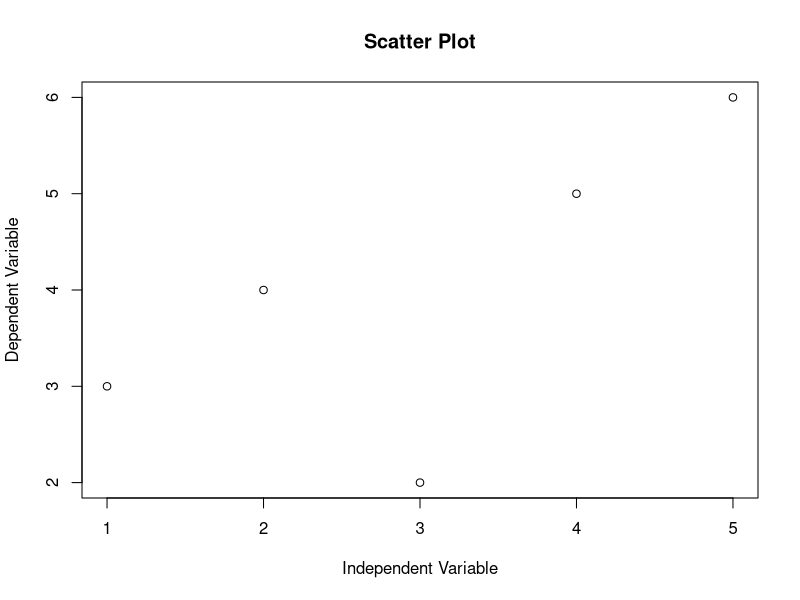

Write the R code that produced this figure.
## ---- chunk 1
# Sample data
x <- c(1, 2, 3, 4, 5)
y <- c(3, 4, 2, 5, 6)

# Create scatter plot
plot(x, y, main = "Scatter Plot", xlab = "Independent Variable", ylab = "Dependent Variable")
## ---- chunk 2
# Calculate Pearson's correlation coefficient
correlation_coefficient <- cor(x, y)

# Print the correlation coefficient
print(paste("Pearson's correlation coefficient (r):", correlation_coefficient))
